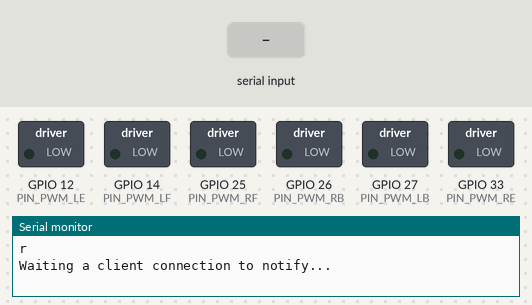
A program run on a simulated ESP32. Shown: switched loads named in the program (green lamp = pin HIGH), the last lines printed to the serial monitor. The inputs (shaded band) are chosen by the test bench. Nothing arrives over Bluetooth unless stated; a phone connects over Bluetooth LE 3 s after start.

Above: at 1.2 s.
1.3 s: "c90\n" received over Serial
At 2.4 s:
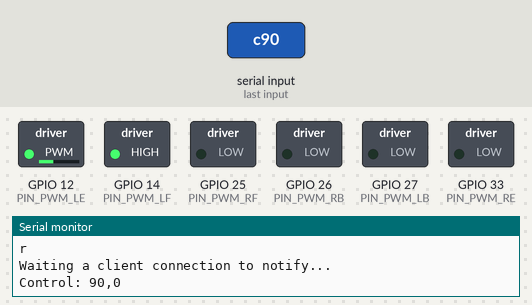
2.8 s: "c,45\n" received over Serial
At 3.6 s:
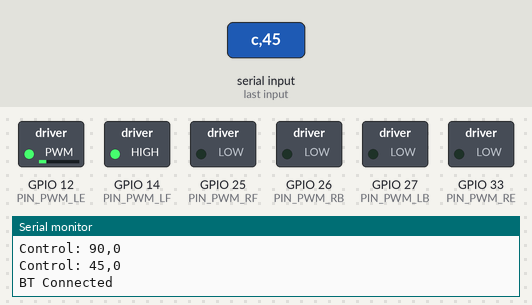
4.3 s: "h90\n" received over Serial
At 5.5 s:
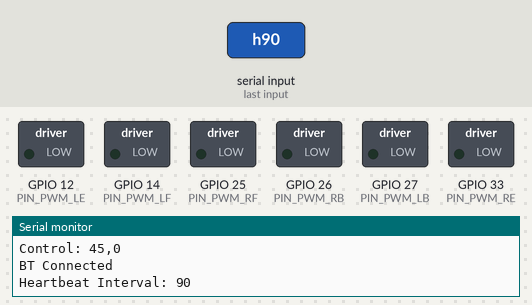
Timing chart, 0 to 7.3 s (numbered marks = the images above; inputs shaded):
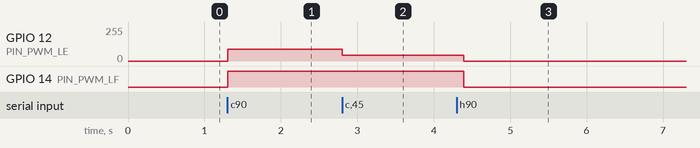

The program:

main.cpp
```cpp
#include <Arduino.h>
#include <BLEDevice.h>
#include <BLEServer.h>
#include <BLEUtils.h>
#include <BLE2902.h>

#define HAS_SONAR 0

const int FREQ = 5000;
const int RES = 8;
const int CH_PWM_L = 0;
const int CH_PWM_R = 1;
const int PIN_PWM_LE = 12;
const int PIN_PWM_LF = 14;
const int PIN_PWM_LB = 27;
const int PIN_PWM_RF = 25;
const int PIN_PWM_RB = 26;
const int PIN_PWM_RE = 33;
const int PIN_TRIGGER = 32;
const int PIN_ECHO = 35;

BLEServer *bleServer = NULL;
BLECharacteristic *pTxCharacteristic;
BLECharacteristic *pRxCharacteristic;
bool deviceConnected = false;
bool oldDeviceConnected = false;
const char *SERVICE_UUID = "61653dc3-4021-4d1e-ba83-8b4eec61d613";
const char *CHARACTERISTIC_UUID_RX = "06386c14-86ea-4d71-811c-48f97c58f8c9";
const char *CHARACTERISTIC_UUID_TX = "9bf1103b-834c-47cf-b149-c9e4bcf778a7";

enum msgParts {
  HEADER,
  BODY
};

msgParts msgPart = HEADER;
char header;
char endChar = '\n';
const char MAX_MSG_SZ = 60;
char msg_buf[MAX_MSG_SZ] = "";
int msg_idx = 0;

void on_ble_rx(char inChar) {
  if (inChar != endChar) {
    switch (msgPart) {
      case HEADER:
        process_header(inChar);
        return;
      case BODY:
        process_body(inChar);
        return;
    }
  } else {
    msg_buf[msg_idx] = '\0';  // end of message
    parse_msg();
  }
}

//Initialization of classes for bluetooth
class MyServerCallbacks : public BLEServerCallbacks {
  void onConnect(BLEServer *bleServer, esp_ble_gatts_cb_param_t *param) {
    deviceConnected = true;
    Serial.println("BT Connected");
  };

  void onDisconnect(BLEServer *bleServer) {
    deviceConnected = false;
    Serial.println("BT Disconnected");
  }
};

class MyCallbacks : public BLECharacteristicCallbacks {
  void onWrite(BLECharacteristic *pCharacteristic) {
    std::string bleReceiver = pCharacteristic->getValue();
    if (bleReceiver.length() > 0) {
      for (int i = 0; i < bleReceiver.length(); i++) {
        on_ble_rx(bleReceiver[i]);
      }
    }
  }
};


//------------------------------------------------------//
// INITIALIZATION
//------------------------------------------------------//

#if (HAS_SONAR)
// Sonar sensor
const float US_TO_CM = 0.01715;               //cm/uS -> (343 * 100 / 1000000) / 2;
const unsigned int MAX_SONAR_DISTANCE = 300;  //cm
const unsigned long MAX_SONAR_TIME = (long)MAX_SONAR_DISTANCE * 2 * 10 / 343 + 1;
const unsigned int STOP_DISTANCE = 10;  //cm
unsigned long sonar_interval = 1000;
unsigned long sonar_time = 0;
boolean sonar_sent = false;
boolean ping_success = false;
unsigned int distance = -1;           //cm
unsigned int distance_estimate = -1;  //cm
unsigned long start_time;
unsigned long echo_time = 0;
#else
const unsigned int TURN_DISTANCE = -1;  //cm
const unsigned int STOP_DISTANCE = 0;   //cm
unsigned int distance_estimate = -1;    //cm
#endif

//Vehicle Control
int ctrl_left = 0;
int ctrl_right = 0;

//Heartbeat
unsigned long heartbeat_interval = -1;
unsigned long heartbeat_time = 0;

//------------------------------------------------------//
// SETUP
//------------------------------------------------------//
void setup() {
// Initialize with the I2C addr 0x3C
#if (HAS_SONAR)
  pinMode(PIN_ECHO, INPUT);
  pinMode(PIN_TRIGGER, OUTPUT);
#endif

  // PWMs
  // Configure PWM functionalitites
  ledcSetup(CH_PWM_L, FREQ, RES);
  ledcSetup(CH_PWM_R, FREQ, RES);

  // Attach the channel to the GPIO to be controlled
  ledcAttachPin(PIN_PWM_LE, CH_PWM_L);
  pinMode(PIN_PWM_LF, OUTPUT);
  pinMode(PIN_PWM_LB, OUTPUT);
  pinMode(PIN_PWM_RF, OUTPUT);
  pinMode(PIN_PWM_RB, OUTPUT);
  ledcAttachPin(PIN_PWM_RE, CH_PWM_R);


  Serial.begin(115200, SERIAL_8N1);
  Serial.println('r');

  //bluetooth
  String ble_name = "Adithya's ESP32";
  BLEDevice::init(ble_name.c_str());
  bleServer = BLEDevice::createServer();
  bleServer->setCallbacks(new MyServerCallbacks());
  BLEService *pService = bleServer->createService(BLEUUID(SERVICE_UUID));

  pTxCharacteristic = pService->createCharacteristic(BLEUUID(CHARACTERISTIC_UUID_TX), BLECharacteristic::PROPERTY_NOTIFY);
  pTxCharacteristic->addDescriptor(new BLE2902());

  pRxCharacteristic = pService->createCharacteristic(BLEUUID(CHARACTERISTIC_UUID_RX), BLECharacteristic::PROPERTY_WRITE_NR);
  pRxCharacteristic->setCallbacks(new MyCallbacks());
  pRxCharacteristic->addDescriptor(new BLE2902());

  pService->start();

  // Start advertising
  BLEAdvertising *pAdvertising = BLEDevice::getAdvertising();
  pAdvertising->addServiceUUID(BLEUUID(SERVICE_UUID));
  bleServer->getAdvertising()->start();
  Serial.println("Waiting a client connection to notify...");
}

//------------------------------------------------------//
//LOOP
//------------------------------------------------------//
void loop() {
  // disconnecting
  if (!deviceConnected && oldDeviceConnected) {
    delay(500);                     // give the bluetooth stack the chance to get things ready
    bleServer->startAdvertising();  // restart advertising
    Serial.println("Waiting a client connection to notify...");
    oldDeviceConnected = deviceConnected;
  }
  // connecting
  if (deviceConnected && !oldDeviceConnected) {
    oldDeviceConnected = deviceConnected;
  }

  if (Serial.available() > 0) {
    on_serial_rx();
  }
  if (distance_estimate <= STOP_DISTANCE && ctrl_left > 0 && ctrl_right > 0) {
    ctrl_left = 0;
    ctrl_right = 0;
  }
  if ((millis() - heartbeat_time) >= heartbeat_interval) {
    ctrl_left = 0;
    ctrl_right = 0;
  }

  update_vehicle();

#if HAS_SONAR
  // Check for successful sonar reading
  if (!sonar_sent && ping_success) {
    distance = echo_time * US_TO_CM;
    update_distance_estimate();
    send_sonar_reading();
    sonar_sent = true;
  }
  // Measure distance every sonar_interval
  if ((millis() - sonar_time) >= max(sonar_interval, MAX_SONAR_TIME)) {
    if (!sonar_sent && !ping_success) {  // Send max val if last ping was not returned
      distance = MAX_SONAR_DISTANCE;
      update_distance_estimate();
      send_sonar_reading();
      sonar_sent = true;
    }
    sonar_time = millis();
    sonar_sent = false;
    send_ping();
  }
#endif
}

//------------------------------------------------------//
// FUNCTIONS
//------------------------------------------------------//

void update_vehicle() {
  update_left_motors();
  update_right_motors();
  //update_servo();
  //update_indicators();
}

void update_left_motors() {
  if (ctrl_left < 0) {
    ledcWrite(CH_PWM_L, -ctrl_left);
    digitalWrite(PIN_PWM_LF, LOW);
    digitalWrite(PIN_PWM_LB, HIGH);
  } else if (ctrl_left > 0) {
    ledcWrite(CH_PWM_L, ctrl_left);
    digitalWrite(PIN_PWM_LF, HIGH);
    digitalWrite(PIN_PWM_LB, LOW);
  } else {
    ledcWrite(CH_PWM_L, ctrl_left);
    digitalWrite(PIN_PWM_LF, LOW);
    digitalWrite(PIN_PWM_LB, LOW);
  }
}

void update_right_motors() {
  if (ctrl_right < 0) {
    ledcWrite(CH_PWM_R, -ctrl_right);
    digitalWrite(PIN_PWM_RF, LOW);
    digitalWrite(PIN_PWM_RB, HIGH);
  } else if (ctrl_right > 0) {
    ledcWrite(CH_PWM_R, ctrl_right);
    digitalWrite(PIN_PWM_RF, HIGH);
    digitalWrite(PIN_PWM_RB, LOW);
  } else {
    ledcWrite(CH_PWM_R, ctrl_right);
    digitalWrite(PIN_PWM_RF, LOW);
    digitalWrite(PIN_PWM_RB, LOW);
  }

  //void update_servo() {
  //
  //}

  //void update_indicators(){
  //
  //}
}

void process_ctrl_msg() {
  char *tmp;                    // this is used by strtok() as an index
  tmp = strtok(msg_buf, ",:");  // replace delimiter with \0
  ctrl_left = atoi(tmp);        // convert to int
  tmp = strtok(NULL, ",:");     // continues where the previous call left off
  ctrl_right = atoi(tmp);       // convert to int
  Serial.print("Control: ");
  Serial.print(ctrl_left);
  Serial.print(",");
  Serial.println(ctrl_right);
}

void process_heartbeat_msg() {
  heartbeat_interval = atol(msg_buf);  // convert to long
  heartbeat_time = millis();
  Serial.print("Heartbeat Interval: ");
  Serial.println(heartbeat_interval);
}

#if HAS_SONAR
void process_sonar_msg() {
  sonar_interval = atol(msg_buf);  // convert to long
}
#endif

void process_feature_msg() {
  String msg = "fDIY_ESP32:";
#if HAS_SONAR
  msg += "s:";
#endif
  sendData(msg);
}

void on_serial_rx() {
  char inChar = Serial.read();
  if (inChar != endChar) {
    switch (msgPart) {
      case HEADER:
        process_header(inChar);
        return;
      case BODY:
        process_body(inChar);
        return;
    }
  } else {
    msg_buf[msg_idx] = '\0';  // end of message
    parse_msg();
  }
}

void process_header(char inChar) {
  header = inChar;
  msgPart = BODY;
}

void process_body(char inChar) {
  // Add the incoming byte to the buffer
  msg_buf[msg_idx] = inChar;
  msg_idx++;
}

void parse_msg() {
  switch (header) {
    case 'c':
      process_ctrl_msg();
      break;
    case 'f':
      process_feature_msg();
      break;
    case 'h':
      process_heartbeat_msg();
      break;
#if HAS_SONAR
    case 's':
      process_sonar_msg();
      break;
#endif

  }
  msg_idx = 0;
  msgPart = HEADER;
  header = '\0';
}

#if HAS_SONAR
void send_sonar_reading() {
  sendData("s" + String(distance_estimate));
}

// Send pulse by toggling trigger pin
void send_ping() {
  echo_time = 0;
  ping_success = false;
  if (PIN_TRIGGER == PIN_ECHO)
    pinMode(PIN_TRIGGER, OUTPUT);
  digitalWrite(PIN_TRIGGER, LOW);
  delayMicroseconds(5);
  digitalWrite(PIN_TRIGGER, HIGH);
  delayMicroseconds(10);
  digitalWrite(PIN_TRIGGER, LOW);
  if (PIN_TRIGGER == PIN_ECHO)
    pinMode(PIN_ECHO, INPUT);
  attachInterrupt(digitalPinToInterrupt(PIN_ECHO), start_timer, RISING);
}

void update_distance_estimate() {
  distance_estimate = distance;
}
#endif

void sendData(String data) {
Serial.print(data);
Serial.println();
  if (deviceConnected) {
    char outData[MAX_MSG_SZ] = "";
    for (int i = 0; i < data.length(); i++) {
      outData[i] = data[i];
    }
    pTxCharacteristic->setValue(outData);
    pTxCharacteristic->notify();
  }
}

//------------------------------------------------------//
// INTERRUPT SERVICE ROUTINES (ISR)
//------------------------------------------------------//
#if HAS_SONAR
// ISR: Start timer to measure the time it takes for the pulse to return
void start_timer() {
  start_time = micros();
  attachInterrupt(digitalPinToInterrupt(PIN_ECHO), stop_timer, FALLING);
}

// ISR: Stop timer and record the time
void stop_timer() {
  echo_time = micros() - start_time;
  detachInterrupt(digitalPinToInterrupt(PIN_ECHO));
  ping_success = true;
}
#endif
```

Measured:
- after the input at 1.3 s, GPIO 12 (PIN_PWM_LE): 0/255 → 90/255 at once; GPIO 14 (PIN_PWM_LF): LOW → HIGH at once
- after the input at 2.8 s, GPIO 12 (PIN_PWM_LE): 90/255 → 45/255 at once
- after the input at 4.3 s, GPIO 12 (PIN_PWM_LE): 45/255 → 0/255 after 0.09 s; GPIO 14 (PIN_PWM_LF): HIGH → LOW after 0.09 s
